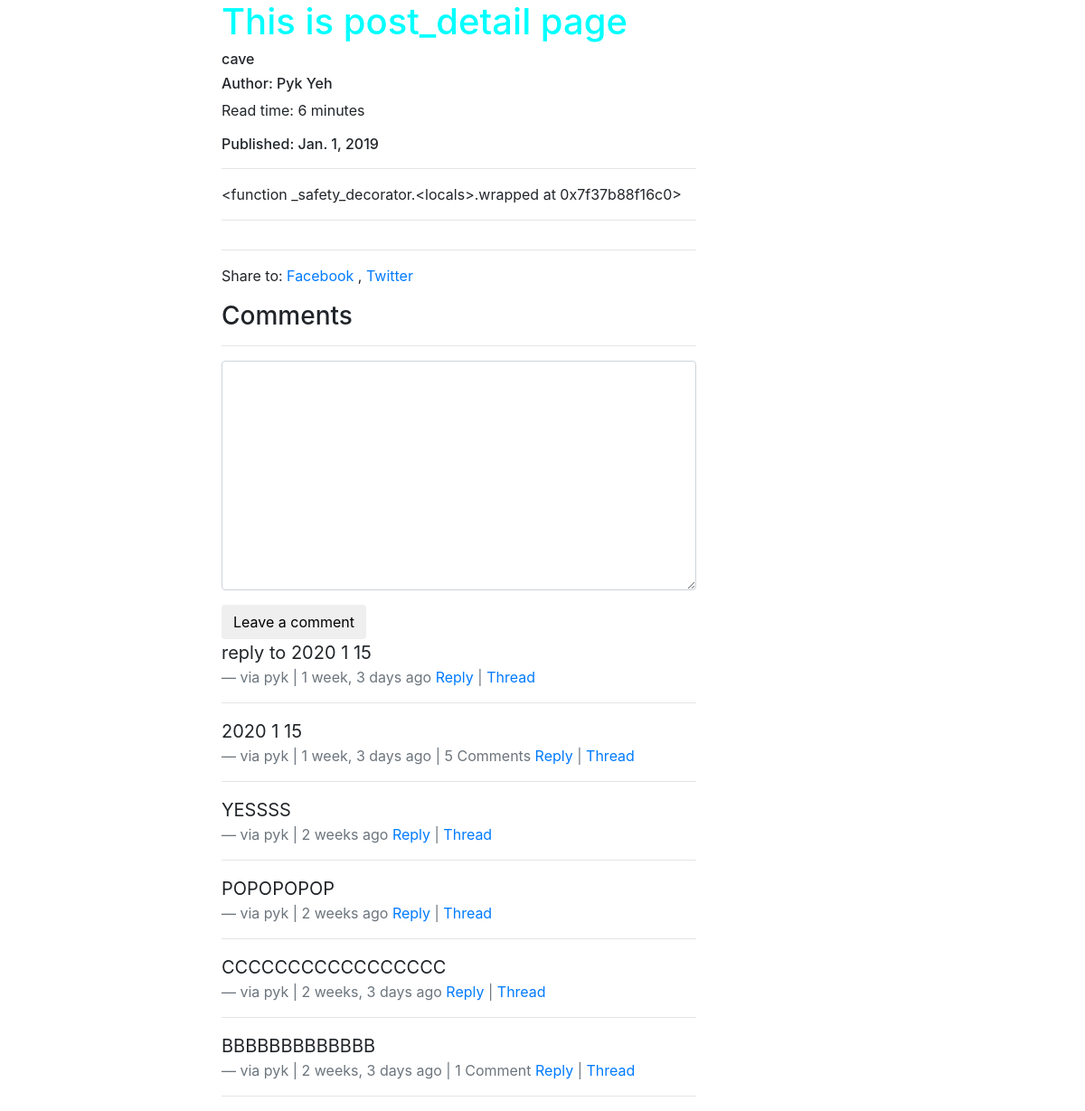
The page /posts/cave/ on the database its author committed.
### posts/models.py (models this page shows, shortened)
class Post(models.Model):
    title = models.CharField(max_length=120)
    user = models.ForeignKey(settings.AUTH_USER_MODEL, default=1, on_delete=SET_NULL, null=True)
    slug = models.SlugField(unique=True)
    read_time = models.IntegerField(default=0)
    image = models.ImageField(upload_to=upload_location,
        null=True,
        blank=True,
        height_field='height_field',
        width_field='width_field')
    height_field = models.IntegerField(default=0)
    width_field = models.IntegerField(default=0)
    content = models.TextField()
    draft = models.BooleanField(default=False)
    publish = models.DateField(auto_now=False, auto_now_add=False)
    updated = models.DateTimeField(auto_now=True, auto_now_add=False)
    timestamp = models.DateTimeField(auto_now=False, auto_now_add=True)
    objects = PostManager() # 'objects' is 'Post.objects'
    def get_markdown(self):
        return mark_safe(markdown(self.content))
    class Meta:
        ordering = ["-timestamp", "-updated"]
    @property
    def comments(self):
        instance = self
        qs = Comment.objects.filter_by_instance(instance)
        return qs
    @property
    def get_content_type(self):
        instance = self
        content_type = ContentType.objects.get_for_model(instance.__class__)
        return content_type

### comments/models.py (models this page shows, shortened)
class Comment(models.Model):
    user = models.ForeignKey(settings.AUTH_USER_MODEL, default=1, on_delete=SET_NULL, null=True)
    content_type = models.ForeignKey(ContentType, on_delete=models.CASCADE)
    object_id = models.PositiveIntegerField()
    content_object = GenericForeignKey('content_type', 'object_id')
    parent = models.ForeignKey('self', on_delete=models.CASCADE, blank=True, null=True)
    content = models.TextField()
    timestamp = models.DateTimeField(auto_now_add=True)
    objects = CommentManager()
    class Meta:
        ordering = ['-timestamp']
    def children(self): #replies
        return Comment.objects.filter(parent=self)
    def get_absolute_url(self):
        return reverse('comments:thread', kwargs={'id': self.id})

### posts/views.py (the view, shortened to what this page needs)
# urls.py: path('<slug>/', views.post_detail, name='detail'),
def post_detail(request, slug=None):
    instance = get_object_or_404(Post, slug=slug)
    if instance.draft or instance.publish > timezone.now().date():
        if not request.user.is_staff and not request.user.is_superuser:
            raise Http404
    share_string = quote_plus(instance.content)
    comments = instance.comments
    initial_data = {
        'content_type': instance.get_content_type,
        'object_id' : instance.id
    }
    form = CommentForm(request.POST or None, initial=initial_data)
    context = {
        'instance': instance,
        'share_string': share_string,
        'comments': comments,
        'comment_form': form
    }
    return render(request, 'posts/post_detail.html', context=context)

### comments/forms.py
class CommentForm(forms.Form):
    content_type = forms.CharField(widget=forms.HiddenInput)
    object_id = forms.IntegerField(widget=forms.HiddenInput)
    content = forms.CharField(label='', widget=forms.Textarea)

### comments/models.py (called while the page is built)
    def filter_by_instance(self, instance):
        content_type = ContentType.objects.get_for_model(instance.__class__)
        object_id = instance.id
        qs = super(CommentManager, self).filter(content_type=content_type, object_id=object_id).filter(parent=None)
        return qs

### posts/templatetags/urltify.py (called while the page is built)
@register.filter
def urltify(value):
    return quote_plus(value)

### posts/templates/posts/post_detail.html (shortened to what this page needs)
{% extends "posts/base.html" %}
{% load urltify %}
{% load crispy_forms_tags %}
{% block content %}
    <h1>This is post_detail page</h1>
    <h6>{{ instance.title }}</h6>
    {% if instance.user.get_full_name %}
        <h6>Author: {{ instance.user.get_full_name }}</h6>
    {% endif %}
    <p>Read time: {% if instance.read_time <= 1 %}<1 minute{% else %}{{ instance.read_time}} minutes{% endif %}</p>
    <h6>
        Published: {{ instance.publish }}
    </h6>
    <hr>
    <div class="post-detail-item">{{ instance.get_markdown }}</div>
    <hr>
    <hr>
    <div class="share-to-social-media">
        <p>Share to:
        <a href="https://www.facebook.com/sharer/sharer.php?u={{ request.build_absolute_uri }}">
            Facebook
        </a>,
        <a href="https://twitter.com/intent/tweet?text={{share_string}}%20{{ request.build_absolute_uri }}">
            Twitter
        </a>
        </p>
    </div>
    <div class="">
        <h3>Comments</h3><hr>
        <form action="." method="POST">{% csrf_token %}
            {{ comment_form | crispy }}
            <input type="submit" class="btn btn-default" value="Leave a comment">
        </form>
        {% for comment in comments %}
            <blockquote class="blockquote">
                <p class="mb-0">{{ comment.content }}</p>
                <footer class="blockquote-footer">via {{ comment.user }} | {{ comment.timestamp | timesince }} ago
                    {% if comment.children.count > 0 %}
                     | {{ comment.children.count }} Comment{% if comment.children.count > 1 %}s{% endif %}
                    {% endif %}
                    <a href="#" class="comment-reply-btn">Reply</a> |
                    <a href="{{ comment.get_absolute_url }}">Thread</a>
                </footer>
            </blockquote>
            <hr>
        {% endfor %}
    </div>
{% endblock content %}

### posts/static/posts/css/base.css (style rules this page uses)
h1 { color: aqua; }

### rows shown on the page
Post: title "cave", user.get_full_name "Pyk Yeh", read_time "6", publish "Jan. 1, 2019", get_markdown "<function _safety_decorator.<locals>.wrapped at 0x7f37b88f16c0>"
Comment: content "reply to 2020 1 15", user "pyk", timestamp "1 week, 3 days"
Comment: content "2020 1 15", user "pyk", timestamp "1 week, 3 days", children.count "5"
Comment: content "YESSSS", user "pyk", timestamp "2 weeks"
Comment: content "POPOPOPOP", user "pyk", timestamp "2 weeks"
Comment: content "CCCCCCCCCCCCCCCCC", user "pyk", timestamp "2 weeks, 3 days"
Comment: content "BBBBBBBBBBBBB", user "pyk", timestamp "2 weeks, 3 days", children.count "1"
